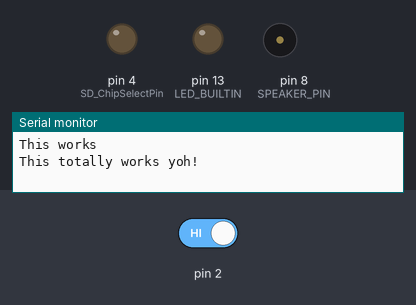
Bench run of a sketch on a simulated Arduino Nano, built with avr-gcc and run on an emulated ATmega328P. On the bench: output pins drawn as LEDs (lit = HIGH), buzzer (waves = sounding, pin HIGH), the last lines printed to the serial monitor. The inputs (shaded band) are chosen by the test bench; at power-on: pin 2 HIGH. Sleep ends after the set time or at an interrupt; storage starts empty; the audio player accepts every command and is not drawn.

Above: at 1.2 s.
1.3 s: pin 2 driven LOW
At 1.7 s:
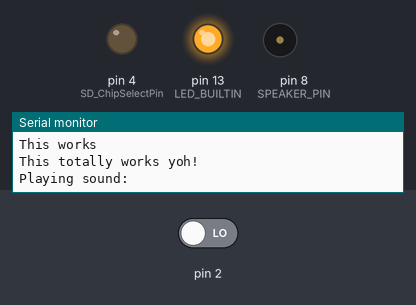
Timing chart, 0 to 8.8 s (numbered marks = the images above; inputs shaded):
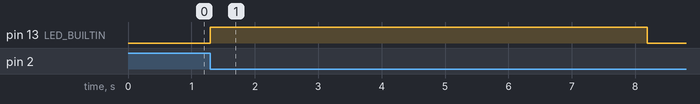

Measured:
- after the input at 1.3 s, pin 13 (LED_BUILTIN): LOW → HIGH after 0.00 s instead of 6.9 s

The sketch:

sleepy.ino
```cpp
#include <Arduino.h>
#include <avr/power.h> // To disable/enable peripherals
#include <avr/sleep.h> // For sleep functions/macros
#include <avr/interrupt.h> // For interrupt commands
#include <avr/wdt.h> // For Watchdog Timer functions

#include <SD.h>                      // need to include the SD library
#define SD_ChipSelectPin 4  //using digital pin 4 on arduino nano 328, can use other pins
#define SPEAKER_PIN 8
#include <TMRpcm.h>           //  also need to include this library...
#include <SPI.h>

volatile int toggle = 0;
volatile int timeout = 0;
volatile long the_time = 0;
volatile int track_number = 1;
String track_name;
char buf[]={"0001.wav"};

TMRpcm tmrpcm;

void WDT_init(void){
  /* Disable interrupts */
  noInterrupts();
  /* Reset watchdog timer */
  wdt_reset();
  /* Start timed sequence for changing WDE and prescaler bits.
  * Setting WDCE will allow updates for 4 clock cycles
  */
  WDTCSR = (1<<WDCE)|(1<<WDE);
  /* Set watchdog timeout prescaler value */
  WDTCSR = (1<<WDP3)|(1<<WDP0);
  /* Set Watchdog Timer Configuration to interrupt mode */
  WDTCSR |= (1<<WDIE);
  /* Enable global interrupts */
  interrupts();
}

ISR(WDT_vect){
  timeout = 1;
}

void interruptRoutine(){
  toggle = 1;
}

void setup(){
  /* Disable digital input buffer on ADC pins */
//  DIDR0 = (1 << ADC5D) | (1 << ADC4D) | (1 << ADC3D) | (1 << ADC2D) | (1 << ADC1D) | (1 << ADC0D);
  /* Disable digital input buffer on Analog comparator pins */
//  DIDR1 |= (1 << AIN1D) | (1 << AIN0D);
  /* Disable Analog Comparator interrupt */
//  ACSR &= ~(1 << ACIE);
  /* Disable Analog Comparator */
//  ACSR |= (1 << ACD);
  /* Disable unused peripherals to save power */
  /* Disable ADC (ADC must be disabled before shutdown) */
//  ADCSRA &= ~(1 << ADEN);
  /* Shut down the ADC */
//  power_adc_disable();
  /* Disable SPI */
  //power_spi_disable();
  /* Disable TWI */
//  power_twi_disable();
  /* Disable the USART 0 module */
//  power_usart0_disable();
  /* Disable the Timer 0 module */
//  power_timer0_disable();
  /* Disable the Timer 1 module */
//  power_timer1_disable();
  /* Disable the Timer 2 module */
  /* Here we first remove the clock source to shutdown Timer2 in case it is in
  * asynchronous mode. Then we disable it in the Power Reduction Register.
  */
//  TCCR2B &= ~ ((1 << CS22) | (1 << CS21) | (1 << CS20));
//  power_timer2_disable();
  /* Set all unused digital and analog pins to inputs with pull-up resistors
  * Note: Putting pull-up resistors on the analog pins and the two Analog
  * Comparator pins will not do much since the pins are disconnected.
  * It is a good practice to always do this to unused pins anyway.
  */
  for (int pin = 0; pin < 20; pin++){
    if (pin == LED_BUILTIN || pin == SPEAKER_PIN || pin == SD_ChipSelectPin){
      pinMode(pin,OUTPUT);
      digitalWrite(pin,LOW);
    }else{
//      pinMode(pin, INPUT_PULLUP);
    }
  }
  /* Set sleep mode */
  set_sleep_mode(SLEEP_MODE_PWR_DOWN);
  /* Setup the interrupt on pin 2 and attach an interrupt handler */
  attachInterrupt(0, interruptRoutine, FALLING);
  /* Setup Watchdog Timer */
  WDT_init();

  /* Music stuff */
  Serial.begin(9600);
  Serial.println("This works");
  if (!SD.begin(SD_ChipSelectPin)) {  // see if the card is present and can be initialized:
    Serial.println("SD fail");
    return;   // don't do anything more if not
  }
  Serial.println("This totally works yoh!");
  tmrpcm.play("0010.wav"); //the sound file "music" will play each time the arduino powers up, or is reset
  while(tmrpcm.isPlaying()){
      delay(100);
    }
  /* Go to sleep */
  sleep_mode();
}

void loop(){
//  Serial.println("alive");
  if (toggle){
    /* Toggle LED */
    digitalWrite(LED_BUILTIN,!digitalRead(LED_BUILTIN));
    Serial.print("Playing sound: ");
    Serial.println(track_name);
    /* Clear interrupt flag */
    toggle = 0;
  }
  if (timeout){
    digitalWrite(LED_BUILTIN,!digitalRead(LED_BUILTIN));
    timeout = 0;
    track_number++;
    the_time += 8;
//    Serial.println("TIMEOUT");
    String padding;
    if(track_number < 10){
      padding = "000";
    }else if(track_number < 100){
      padding = "00";
    }else if(track_number < 1000){
      padding = "0";
    }
    track_name = String(padding) + String(track_number) + ".wav";
    Serial.print("Changing soundclip to: ");
    Serial.println(track_name);
    track_name.toCharArray(buf, 9);
    tmrpcm.play(buf);
    while(tmrpcm.isPlaying()){
      delay(100);
    }
  }
  delay(1000);
  /* Go back to sleep */
  sleep_mode();
}
```
